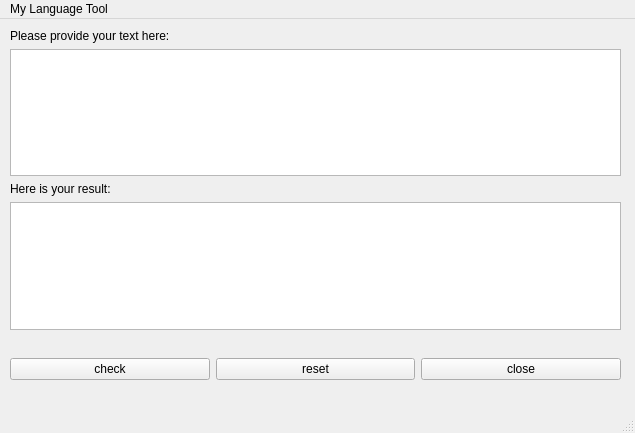
<?xml version="1.0" encoding="UTF-8"?>
<ui version="4.0">
 <class>MainWindow</class>
 <widget class="QMainWindow" name="MainWindow">
  <property name="geometry">
   <rect>
    <x>0</x>
    <y>0</y>
    <width>635</width>
    <height>433</height>
   </rect>
  </property>
  <property name="windowTitle">
   <string>MainWindow</string>
  </property>
  <widget class="QWidget" name="centralwidget">
   <widget class="QWidget" name="verticalLayoutWidget">
    <property name="geometry">
     <rect>
      <x>10</x>
      <y>10</y>
      <width>611</width>
      <height>301</height>
     </rect>
    </property>
    <layout class="QVBoxLayout" name="verticalLayout">
     <item>
      <widget class="QLabel" name="inputLabel">
       <property name="text">
        <string>Please provide your text here:</string>
       </property>
      </widget>
     </item>
     <item>
      <widget class="QTextEdit" name="resultTxt"/>
     </item>
     <item>
      <widget class="QLabel" name="resultLabel">
       <property name="text">
        <string>Here is your result:</string>
       </property>
      </widget>
     </item>
     <item>
      <widget class="QTextEdit" name="inputTxt"/>
     </item>
    </layout>
   </widget>
   <widget class="QWidget" name="horizontalLayoutWidget">
    <property name="geometry">
     <rect>
      <x>10</x>
      <y>320</y>
      <width>611</width>
      <height>61</height>
     </rect>
    </property>
    <layout class="QHBoxLayout" name="horizontalLayout">
     <item>
      <widget class="QPushButton" name="checkB">
       <property name="text">
        <string>check</string>
       </property>
      </widget>
     </item>
     <item>
      <widget class="QPushButton" name="resetB">
       <property name="text">
        <string>reset</string>
       </property>
      </widget>
     </item>
     <item>
      <widget class="QPushButton" name="closeB">
       <property name="text">
        <string>close</string>
       </property>
      </widget>
     </item>
    </layout>
   </widget>
  </widget>
  <widget class="QMenuBar" name="menubar">
   <property name="geometry">
    <rect>
     <x>0</x>
     <y>0</y>
     <width>635</width>
     <height>23</height>
    </rect>
   </property>
   <widget class="QMenu" name="menuMy_Language_Tool">
    <property name="title">
     <string>My Language Tool</string>
    </property>
   </widget>
   <addaction name="menuMy_Language_Tool"/>
  </widget>
  <widget class="QStatusBar" name="statusbar"/>
 </widget>
 <resources/>
 <connections/>
</ui>
